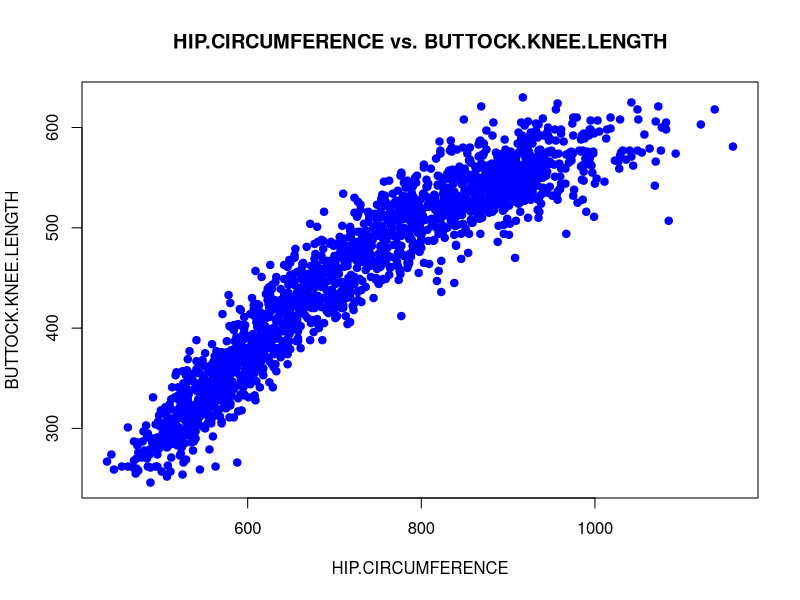

Write the R code that produced this figure. (Note: this script raises an error after producing the figure.)
## ---- chunk 1
individuals <- read.table("individuals.csv", header = TRUE, sep = ";")
datos_femenino <- subset(individuals, SEX == 2 & HIP.CIRCUMFERENCE != 0 & BUTTOCK.KNEE.LENGTH!=0)
attach(datos_femenino)

plot(HIP.CIRCUMFERENCE, BUTTOCK.KNEE.LENGTH,
     xlab = "HIP.CIRCUMFERENCE",
     ylab = "BUTTOCK.KNEE.LENGTH",
     main = "HIP.CIRCUMFERENCE vs. BUTTOCK.KNEE.LENGTH",
     pch = 19, col = "blue")
## ---- chunk 2

# Division de grupos etarios por cuartiles
cuartiles <- quantile(datos_femenino$AGE.IN.MONTHS,probs = c(0,0.25, 0.5, 0.75,1))
datos_femenino$AGE.GROUP <- cut(datos_femenino$AGE.IN.MONTHS,cuartiles,include.lowest = TRUE, labels = c("0-81","82-128","129-168","169, +"))

#Estimacion de medianas 
medianas_estimadas <- tapply(datos_femenino$HIP.CIRCUMFERENCE,datos_femenino$AGE.GROUP,median)


# Función para estimación del se de las medianas

estimar_se_mediana <- function (x, B = 1000){
  titahatboot <- rep(0,B)
  for(i in 1:B){
    Xboot <- sample(x,length(x),replace = TRUE)
    titahatboot[i] <- median(Xboot)
  }
  return(sqrt(mean((titahatboot - mean(titahatboot))^2)))
}

# Cálculo de intervalo bootstrap nivel 0.95

intervalos_confianza <- tapply(datos_femenino$HIP.CIRCUMFERENCE, datos_femenino$AGE.GROUP, function(x){
  se_boot <- estimar_se_mediana(x)
  intervalo_boot <- c(median(x) - 1.96*se_boot,median(x) + 1.96*se_boot)
  return(intervalo_boot)
})


# Gráfico

# Los siguientes data frames son unicamente creados para generar el plot

df_medianas <- data.frame(
  AGE.GROUP = names(medianas_estimadas),
  MEDIAN = medianas_estimadas
)
df_intervalos <- data.frame(
  AGE.GROUP = names(intervalos_confianza),
  INTERVAL = intervalos_confianza
)
df_intervalos$LOWER <- sapply(df_intervalos$INTERVAL, function(x) x[1])
df_intervalos$UPPER <- sapply(df_intervalos$INTERVAL, function(x) x[2])

df_plot <- merge(datos_femenino,merge(df_medianas,df_intervalos,by="AGE.GROUP"),
                 by="AGE.GROUP")


ggplot(df_plot, aes(x = AGE.GROUP, y = MEDIAN)) +
  geom_point(size = 2) +  
  geom_errorbar(aes(ymin = LOWER, ymax = UPPER), width = 0.2, linewidth = 1) + 
  scale_y_continuous(limits = c(min(df_plot$LOWER) * 0.95, max(df_plot$UPPER)),
                     breaks = seq(from = 600, to = 1000, by = 50)) + 
  labs(title = "Intervalos de Confianza de medianas de HIP.CIRCUMFERENCE\npor grupo etario",
       x = "Grupo Etario", y = "HIP.CIRCUMFERENCE") +
  theme_minimal() + theme(
        plot.title = element_text(hjust = 0.5, face = "bold", size = 14,
                                  margin = margin(10, 0, 10, 0)),  
        axis.title = element_text(size = 14)) 
## ---- chunk 3
regresion_100 <- ksmooth(HIP.CIRCUMFERENCE, BUTTOCK.KNEE.LENGTH, "normal", bandwidth = 100)
regresion_50 <- ksmooth(HIP.CIRCUMFERENCE, BUTTOCK.KNEE.LENGTH, "normal", bandwidth = 50)


plot(datos_femenino$HIP.CIRCUMFERENCE, datos_femenino$BUTTOCK.KNEE.LENGTH,
     xlab = "HIP.CIRCUMFERENCE",
     ylab = "BUTTOCK.KNEE.LENGTH",
     main = "HIP.CIRCUMFERENCE vs. BUTTOCK.KNEE.LENGTH",
     pch = 19, col = "light blue")

lines(regresion_100, col = "red")
lines(regresion_50, col = "purple")

legend("bottomright", legend = c("Ventana 100", "Ventana 50"), col = c("red", "purple"), lty = 1, cex = 0.8)

## ---- chunk 4
# Defino la grilla de bandwidths
bandwidths <- 20:50

# Defino la función de Leave-One-Out-CV
cv_leave_one_out <- function(x, y, bandwidth) {
  
  n <- length(x)
  errors <- numeric(n)
  
  for (i in 1:n) {
    # Ajusto el modelo
    y_hat <- ksmooth(x[-i], y[-i], "normal", bandwidth = bandwidth, x.points = x[i])$y
    # Calculo el mse y lo agrego a errors
    mse <- (y[i] - y_hat)^2
    errors[i] <- mse
  }
  
  return(mean(errors))
}

# Calculo el error de cv para cada valor de h en la grilla
errors <- sapply(bandwidths, cv_leave_one_out, x = HIP.CIRCUMFERENCE, y = BUTTOCK.KNEE.LENGTH)

# Encuentro el valor mínimo de error y su índice correspondiente
min_error <- min(errors)
min_error_index <- which.min(errors)
ksmooth_best_bandwidth <- bandwidths[min_error_index]

# Ploteo la función objectivo marcando el valor mínimo
plot(bandwidths, errors, type = "b", main = "Leave one out CV Error para ksmooth vs Bandwidth",
     xlab = "Bandwidth", ylab = "CV Error", col = "blue", pch = 19)

# Marca el valor mínimo de error en el plot
points(ksmooth_best_bandwidth, min_error, col = "red", pch = 19, cex = 1.5)
text(ksmooth_best_bandwidth, min_error, labels = paste("Min Error:", round(min_error, 2)), pos = 3, col = "red")

## ---- chunk 5

# Defino el estimador de NW para un x0
nwsmooth <- function(x0, x, y, bandwidth){
  
  # Armo el vector al que le aplico el núcleo normal
  vect <- (x - x0)/bandwidth
  
  # Calculo los pesos
  weights <- dnorm(vect)
  
  return(sum(weights*y)/sum(weights))
}


# Calculo el leave-one-out CV
cv_nwsmooth <- function(bandwidth, x, y){
  
  # Vector m, con nwsmooth aplicado a x_i en la posición i
  m <- sapply(x, nwsmooth, x, y, bandwidth)
  
  # Armo el vector w, que tiene el coeficiente w_i,h en la posición i
  arg_matrix <- outer(x, x, "-") * (1/bandwidth)  # Matriz con (x[i]-x[j])/bandwidth en la posición ij
  kernel_matrix <- apply(arg_matrix, c(1, 2), dnorm)  # Núcleo normal aplicado a cada posición
  column_sums <- colSums(kernel_matrix)  # Sumo las columnas de kernel_matrix, me queda el denominador de w_i,h
  gaussian_kernel_0 <- dnorm(0)  # El num de w_i,h para todo i
  w <- gaussian_kernel_0 / column_sums  # Consigo w
  
  # Vector con error de predicción de m_h^-i en la posición i
  errors <- ((y-m)/(1-w))^2
  
  return(mean(errors))
}


# Defino grilla de bandwidths y calculo el error de cv para cada valor de h en la grilla
bandwidths <- 4:24
errors <- sapply(bandwidths, cv_nwsmooth, x = HIP.CIRCUMFERENCE, y = BUTTOCK.KNEE.LENGTH)


# Encuentro el valor mínimo de error y su índice correspondiente
min_error <- min(errors)
min_error_index <- which.min(errors)
nwsmooth_best_bandwidth <- bandwidths[min_error_index]


# Ploteo la función objectivo marcando el valor mínimo
plot(bandwidths, errors, type = "b", main = "Leave one out CV Error para nwsmooth vs Bandwidth",
     xlab = "Bandwidth", ylab = "CV Error", col = "blue", pch = 19)

# Marca el valor mínimo de error en el plot
points(nwsmooth_best_bandwidth, min_error, col = "red", pch = 19, cex = 1.5)
text(nwsmooth_best_bandwidth, min_error, labels = paste("Min Error:", round(min_error, 2)), pos = 3, col = "red")


# Calculo la regresión
ordenado <- order(HIP.CIRCUMFERENCE)
nwfit <- sapply(HIP.CIRCUMFERENCE[ordenado], nwsmooth, HIP.CIRCUMFERENCE, BUTTOCK.KNEE.LENGTH, nwsmooth_best_bandwidth)


# Grafico
plot(datos_femenino$HIP.CIRCUMFERENCE, datos_femenino$BUTTOCK.KNEE.LENGTH,
     xlab = "HIP.CIRCUMFERENCE",
     ylab = "BUTTOCK.KNEE.LENGTH",
     main = "HIP.CIRCUMFERENCE vs. BUTTOCK.KNEE.LENGTH",
     pch = 19, col = "light blue")

lines(HIP.CIRCUMFERENCE[ordenado], nwfit, col = "red")
## ---- chunk 6
# Ajusto los modelos
recta_cuad_min <- lm(BUTTOCK.KNEE.LENGTH ~ HIP.CIRCUMFERENCE)
ksmoothfit <- ksmooth(HIP.CIRCUMFERENCE, BUTTOCK.KNEE.LENGTH, "normal", bandwidth = ksmooth_best_bandwidth)
ordenado <- order(HIP.CIRCUMFERENCE)
nwfit <- sapply(HIP.CIRCUMFERENCE[ordenado], nwsmooth, HIP.CIRCUMFERENCE, BUTTOCK.KNEE.LENGTH, nwsmooth_best_bandwidth)

# Grafico
plot(HIP.CIRCUMFERENCE, BUTTOCK.KNEE.LENGTH,
     xlab = "HIP.CIRCUMFERENCE",
     ylab = "BUTTOCK.KNEE.LENGTH",
     main = "ksmooth vs nwsmooth vs lm",
     pch = 19, col = "light blue")

abline(recta_cuad_min, col = "brown", lwd = 2)
lines(HIP.CIRCUMFERENCE[ordenado], nwfit, col = "red", lwd = 3)
lines(ksmoothfit, col = "blue", lwd = 2, lty = 2)

legend("bottomright", legend = c("ksmooth(41)", "nwsmooth(15)", "lm"), col = c("blue", "red", "brown"), lty = c(2,1,1), cex = 0.8, lwd = c(2,3,3))

## ---- chunk 7
linearsmooth <- function(x, X_data, Y_data, h){
  K <- function(u) dnorm(u)
  y_est <- rep(NA, length(X_data)) 
  for(i in 1:length(x)){
    X <- matrix(0, nrow=length(X_data), ncol=2)
    X[,1] <- 1
    X[,2] <- X_data - x[i]
    W <- diag(K((X_data-x[i])/h))
    Y <- Y_data
    inv <- solve(t(X)%*%W%*%X)
    mean_sq_est <- inv%*%t(X)%*%W%*%Y
    y_est[i] <- mean_sq_est[1]
  }
  
  return(y_est)
}
## ---- chunk 8
reg_est <- linearsmooth(datos_femenino$HIP.CIRCUMFERENCE, datos_femenino$HIP.CIRCUMFERENCE, datos_femenino$BUTTOCK.KNEE.LENGTH, 40)
reg_est <- sort(reg_est)
## ---- chunk 9
y <- sort(datos_femenino$BUTTOCK.KNEE.LENGTH)
x <- sort(datos_femenino$HIP.CIRCUMFERENCE)
plot(x, y,
     main = "Comparación de estimadores",
     xlab = "HIP.CIRCUMFERENCE",
     ylab = "BUTTOCK.KNEE.LENGTH")

# Agregar los estimadores al gráfico
lines(x, nwfit, col = "red", lwd = 3)
lines(x, reg_est, col = "blue", lwd = 3)

legend("topleft", legend = c("Nadaraya-Watson", "Regresión local"),
       col = c("red", "blue"), lty = 1, lwd = 2)
